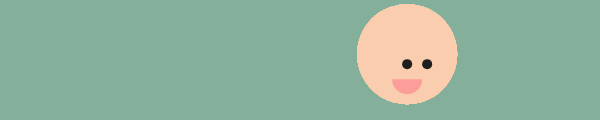
Frame 1 (no input)
Frame 60 (no input): identical to frame 1, image omitted
Frame 120 (the mouse pressed at the canvas centre since frame 60): identical to frame 1, image omitted

The p5.js sketch that drew this single still picture (run headless with seeded random() and noise() and a simulated clock; from frame 60 on, the mouse is pressed at the canvas centre):

// p5.js sketch
// ── sketch.js
//Declare variables
var x;
var y;

function setup() {
  createCanvas(600, 120);

  //Initialize variables
  x = random(50, 550);
  y = random(50, 70);

  noStroke();

}

function draw() {
  background(131,175,155);//greenish blue

  for(var i=0; i< 6; i++){
  	for(var j=0; j< 6; j++){
  	  //Face
	  fill(249,205,173);//rosy beige
	  ellipse(x, y, 100, 100);
	  
	  //Eye 1
	  fill(30);//dark gray
	  ellipse(x, y+10, 10, 10);
	  
	  //Eye 2
	  ellipse(x+20, y+10, 10, 10);
	  
	  //Mouth
	  fill(252,157,154);//light pink
	  arc(x, y+25, 30, 30, 0, radians(180), PIE); 
  	}
  }

   
  
}
